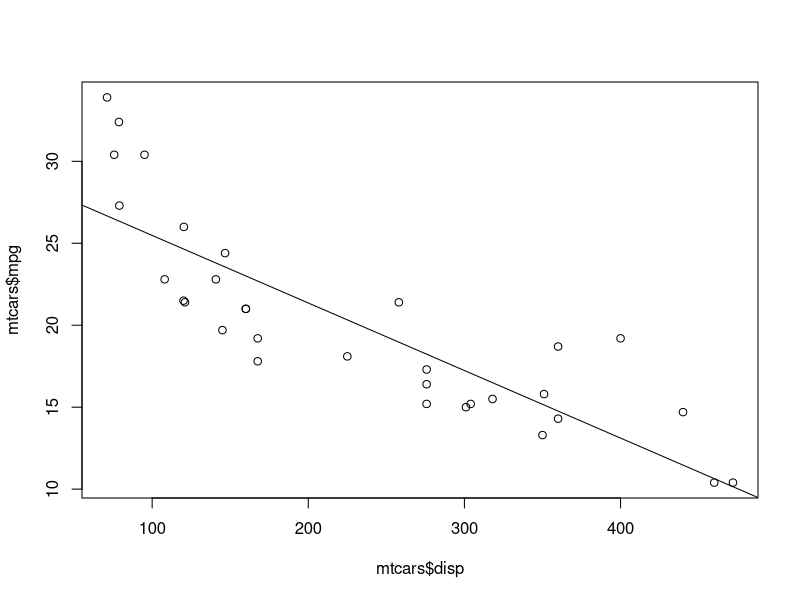
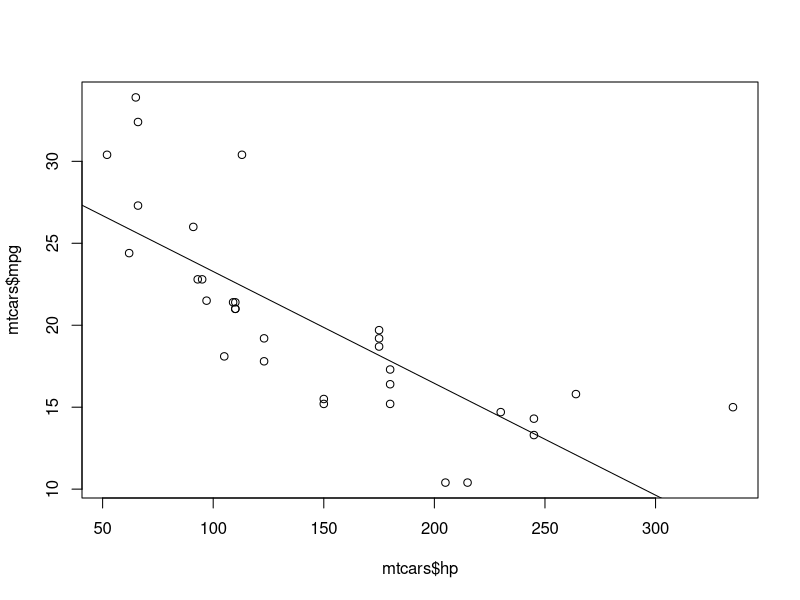
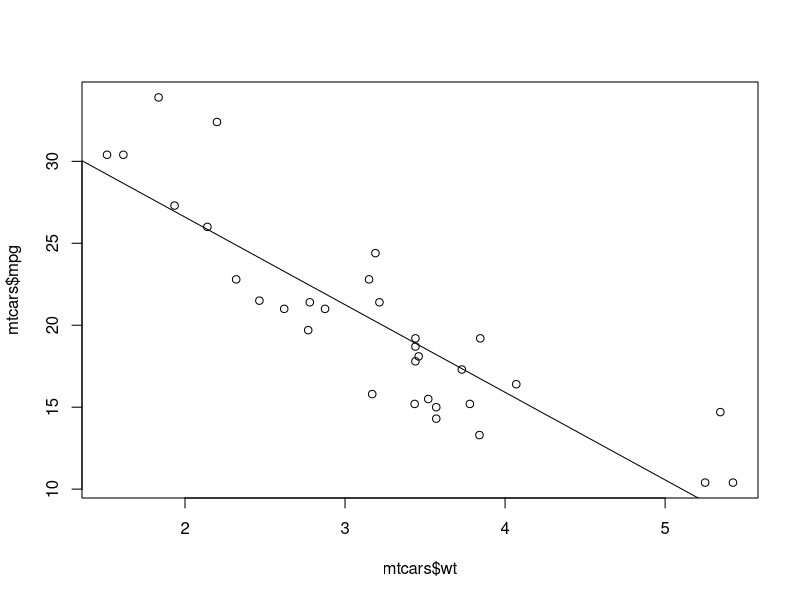

The R source for these figures, in order:
# Multiple Linear Regression 

# --> extension of linear regression into relationship between more than two variables. 
# --> we have more than one predictor(independent) variable and one response(dependent) variable.

# y = a + b1x1 + b2x2 +...bnxn

# Where,
# y is the response variable.
# a, b1, b2...bn are the coefficients.
# x1, x2, ...xn are the predictor variables.


View(mtcars)
? mtcars

model<-lm(mpg~disp+hp+wt,data =mtcars) # mpd - dependent , disp,wt,hp - indpendent 
model
 
summary(model) 

plot(mtcars$disp,mtcars$mpg) # x axis having independent , y axis will have dependent vbl only 
#to see linear rellation ,a draw straight line 
abline(lm(mpg~disp,data = mtcars))


plot(mtcars$hp,mtcars$mpg)
abline(lm(mpg~hp,data = mtcars))

plot(mtcars$wt,mtcars$mpg)
abline(lm(mpg~wt,data = mtcars))

# negatively related , right bottom to left upper 

z<- data.frame(disp=221,hp=102,wt=2.92)
z

ress=predict(model,z)
ress


#y=a+(b1*x1)+(b2 *x2)+(b3*x3)

a =coef(model)[1]   # to calc intercept value , [1] to display intercept value in 
a

b1=coef(model)[2]
b1

b2=coef(model)[3]
b2

b3=coef(model)[4]
b3


x1=221  # disp=221
x2=102  # hp=102
x3=2.92 # wt=2.92

y=a+(b1*x1)+(b2 *x2)+(b3*x3) # equivalent to ress above  
y


#-----------------------------------------------------------------------------------------------------





